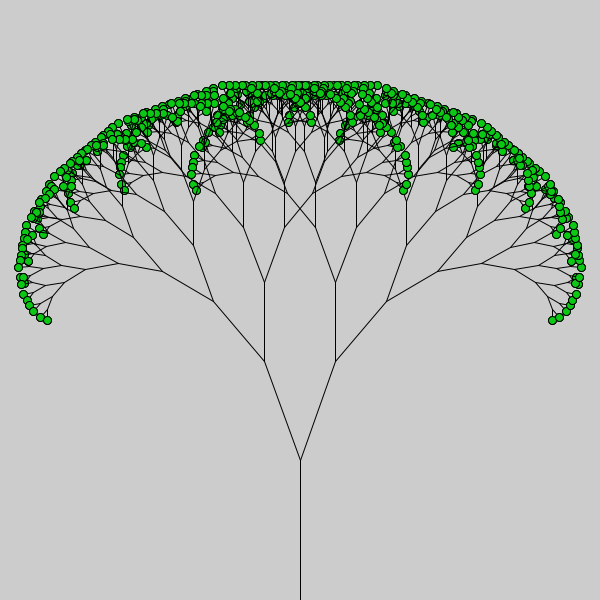
Frame 1 (no input)
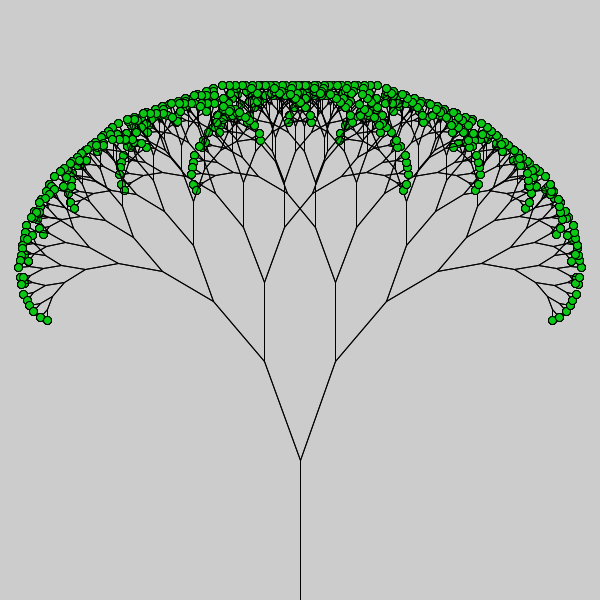
Frame 2 (the mouse pressed at the canvas centre, redrawn once)

The Processing sketch that drew these frames (run headless with seeded random() and noise(); the mouse was pressed at the canvas centre and the sketch redrawn once):

// Processing sketch: sk_recursive_tree_leaf
// ── sk_recursive_tree_leaf.pde
void setup()
{
  size( 600, 600 );
  noLoop();  // アニメーションしない
}

void draw()
{
  drawTree( width/2, height, 140, -90, 10 );
}

/**
  再帰関数：線を再帰的に短くし，回転させながら２分岐描画する．
*/
void drawTree( float fBeginX, float fBeginY, float fLength, float fRot, int iLevel )
{
  if( iLevel > 0 )
  {
     // 線の終点
    float fEndX = fBeginX + cos( radians( fRot ) ) * fLength;
    float fEndY = fBeginY + sin( radians( fRot ) ) * fLength;
    
    // 線の描画
    line( fBeginX, fBeginY, fEndX, fEndY );
    
    // 再帰呼び出し
    drawTree( fEndX, fEndY, fLength * 0.75, fRot + 20, iLevel - 1 );
    drawTree( fEndX, fEndY, fLength * 0.75, fRot - 20, iLevel - 1 );
  }
  else
  {
    // 再帰の終了時に，終端に円を描画する．
    fill( 10, 200, 20 );
    circle( fBeginX, fBeginY, 8 );
  }
}
